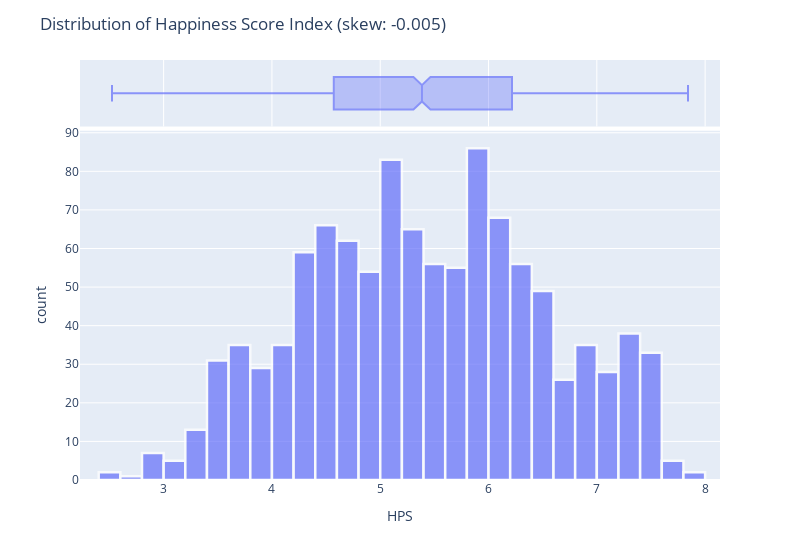

Here is the notebook cell this chart was saved with:
### Code cell
fig = px.histogram(finaldata["HPS"], marginal="box", x = "HPS")
fig.update_traces(opacity=0.7, marker_line_color='rgb(255,255,255)', marker_line_width = 2.5)
fig.update_layout(showlegend = False,
                  title="Distribution of Happiness Score Index (skew: {:.3f})".format(finaldata["HPS"].skew()),
                  width = 800)
fig.show()

### Figure 1 — Plotly figure (JSON) as saved in the notebook; plotly's stock layout.template omitted (floating-point values rounded to 4 significant figures; data arrays with more than 128 entries replaced by an {"elided": "..."} marker saying what was removed)
{"data": [{"alignmentgroup": "True", "bingroup": "x", "hovertemplate": "HPS=%{x}<br>count=%{y}<extra></extra>", "legendgroup": "", "marker": {"color": "#636efa", "line": {"color": "rgb(255,255,255)", "width": 2.5}, "pattern": {"shape": ""}}, "name": "", "offsetgroup": "", "opacity": 0.7, "orientation": "v", "showlegend": false, "type": "histogram", "x": {"elided": "1084 float values"}, "xaxis": "x", "yaxis": "y"}, {"alignmentgroup": "True", "hovertemplate": "HPS=%{x}<extra></extra>", "legendgroup": "", "marker": {"color": "#636efa", "line": {"color": "rgb(255,255,255)", "width": 2.5}}, "name": "", "notched": true, "offsetgroup": "", "opacity": 0.7, "showlegend": false, "type": "box", "x": {"elided": "1084 float values"}, "xaxis": "x2", "yaxis": "y2"}], "layout": {"barmode": "relative", "legend": {"tracegroupgap": 0}, "margin": {"t": 60}, "showlegend": false, "title": {"text": "Distribution of Happiness Score Index (skew: -0.005)"}, "width": 800, "xaxis": {"anchor": "y", "domain": [0, 1], "title": {"text": "HPS"}}, "xaxis2": {"anchor": "y2", "domain": [0, 1], "matches": "x", "showgrid": true, "showticklabels": false}, "yaxis": {"anchor": "x", "domain": [0, 0.8316], "title": {"text": "count"}}, "yaxis2": {"anchor": "x2", "domain": [0.8416, 1], "matches": "y2", "showgrid": false, "showline": false, "showticklabels": false, "ticks": ""}}}
